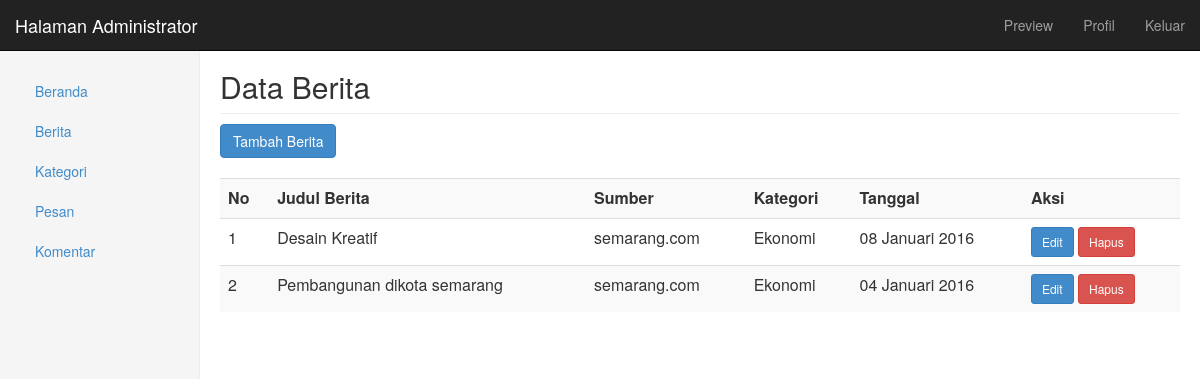
The page /admin/admin.php?tampil=berita (signed in) on the database its author committed.
### tables this page shows
CREATE TABLE IF NOT EXISTS `berita` (
  `id_berita` int(5) NOT NULL AUTO_INCREMENT,
  `kategori` varchar(100) NOT NULL,
  `judul` varchar(100) NOT NULL,
  `isi` text NOT NULL,
  `gambar` varchar(100) NOT NULL,
  `sumber` varchar(200) NOT NULL,
  `tanggal` date NOT NULL,
  `hits` int(5) NOT NULL,
  `vote` int(5) NOT NULL,
  PRIMARY KEY (`id_berita`)
);

### lib/fungsi_tglindonesia.php (called while the page is built)
<?php
	function tgl_indonesia($tgl){
		$tanggal = substr($tgl,8,2);
		$nama_bulan = array("Januari", "Februari", "Maret", "April", "Mei",
                "Juni", "Juli", "Agustus", "September",
                "Oktober", "November", "Desember");
		$bulan = $nama_bulan[substr($tgl,5,2) - 1];
		$tahun = substr($tgl,0,4);
		return $tanggal.' '.$bulan.' '.$tahun;
	}
?>

### admin/berita/berita_tampil.php (the view, shortened to what this page needs)
<?php
	include("../lib/fungsi_tglindonesia.php");
?>
<h2 class="sub-header">Data Berita</h2>
<a href="?tampil=berita_tambah" class="btn btn-primary">Tambah Berita</a><br><br>
<div class="table-responsive">
	<table class="table table-striped">
	<tr>
		<th>No</th>
		<th>Judul Berita</th>
		<th>Sumber</th>
		<th>Kategori</th>
		<th>Tanggal</th>
		<th>Aksi</th>
	</tr>
	<?php
		$no=1;
		$tampil = $mysqli->query("SELECT * FROM berita ORDER BY id_berita DESC") or die($mysqli->error);
		while($data= $tampil->fetch_array()){
			$tanggal = tgl_indonesia($data['tanggal']);
	?>
	<tr>
		<td> <?php echo $no; ?> </td>
		<td> <?php echo $data['judul']; ?> </td>
		<td> <?php echo $data['sumber']; ?> </td>
		<td> <?php echo $data['kategori']; ?> </td>
		<td> <?php echo $tanggal; ?> </td>
		<td>
			<a href="?tampil=berita_edit&id=<?php echo $data['id_berita']; ?>" class="btn btn-primary btn-sm"> Edit </a>
			<a href="?tampil=berita_hapus&id=<?php echo $data['id_berita']; ?>" class="btn btn-danger btn-sm"> Hapus </a>
		</td>
	</tr>
	<?php
			$no++;
		}
	?>
</table>

### css/admin.css (style rules this page uses)
.sub-header { margin-top: 50px; padding-bottom: 10px; border-bottom: 1px solid #eee; }

### rows shown on the page
berita: judul "Desain Kreatif", sumber "semarang.com", kategori "Ekonomi", tanggal "08 Januari 2016"
berita: judul "Pembangunan dikota semarang", sumber "semarang.com", kategori "Ekonomi", tanggal "04 Januari 2016"
